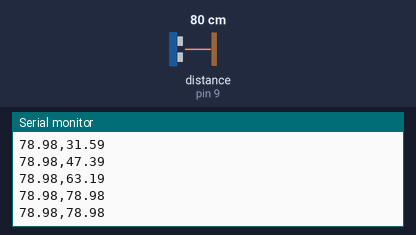
This sketch was run on a simulated Arduino Uno, built with avr-gcc and run on an emulated ATmega328P. Parts: the last lines printed to the serial monitor. Wiring (inferred from the names in the program): ultrasonic range finder: trigger pin 8; echo pin 9. Inputs (shaded band) come from the test bench; at power-on: distance to the obstacle (sensor on pin 9) 80 cm. The echo pulse lasts 58.3 µs per cm.

Above: at 1.2 s.
1.3 s: distance to the obstacle (sensor on pin 9) set to 35 cm
At 1.4 s:
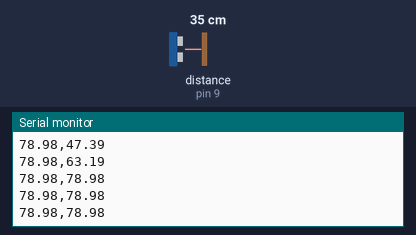
4.3 s: distance to the obstacle (sensor on pin 9) set to 2 cm
At 4.45 s:
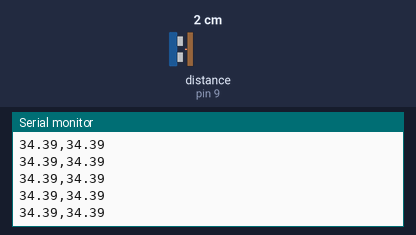
Timing chart, 0 to 7.3 s (numbered marks = the images above; inputs shaded):
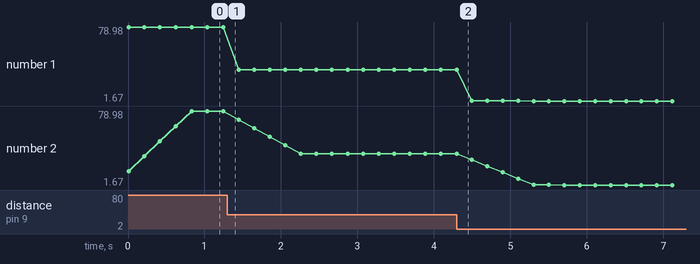

Measured:
- plotted number 1: 78.98 → 34.39 after the input at 1.3 s, 34.39 → 1.67 after the input at 4.3 s
- plotted number 2: 78.98 → 34.39 after the input at 1.3 s, 34.39 → 1.67 after the input at 4.3 s

The sketch:

20220914.ino
```cpp
#define TRIG 8
#define ECHO 9

#define SIZE 5

double data[SIZE+1] = {0, };
double pre_avg = 0.0;
double duration = 0.0;
double cm = 0.0;
void setup()
{
Serial.begin(9600);
pinMode(TRIG, OUTPUT); // 센서 Trig 핀
pinMode(ECHO, INPUT); // 센서 Echo 핀
Serial.println("cm,pre_avg");
}

void loop()
{
digitalWrite(TRIG, HIGH);
delayMicroseconds(200);
digitalWrite(TRIG, LOW);

duration = pulseIn(ECHO, HIGH);
cm = duration * 0.034 / 2;

pre_avg = movAvg(pre_avg, cm);

Serial.print(cm);
Serial.print(",");
Serial.println(pre_avg);

delay(200); //1초에 5번 실행
}


double movAvg(double p_avg, double n_data)
{
  double avg = 0;

  data[SIZE] = n_data;

  avg = p_avg + data[SIZE] / SIZE - data[0] / SIZE;

  for(int i = 1; i < SIZE+1; i++)
  {
    data[i-1] = data[i];
  }
  data[SIZE]=0;

  return avg;
}
```
